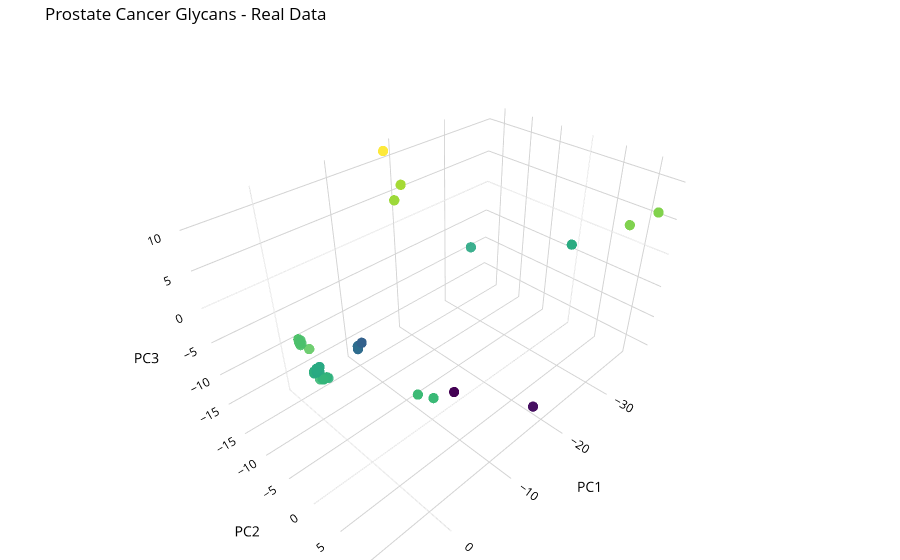

Source (notebook cell):
### Code cell
# Plot real data
plot_cloud(points, title='Prostate Cancer Glycans - Real Data')

### Figure 1 — Plotly figure (JSON) as saved in the notebook; plotly's stock layout.template omitted (floating-point values rounded to 4 significant figures; data arrays with more than 128 entries replaced by an {"elided": "..."} marker saying what was removed)
{"data": [{"marker": {"color": {"elided": "152 float values"}, "colorscale": [[0, "#440154"], [0.1111, "#482878"], [0.2222, "#3e4989"], [0.3333, "#31688e"], [0.4444, "#26828e"], [0.5556, "#1f9e89"], [0.6667, "#35b779"], [0.7778, "#6ece58"], [0.8889, "#b5de2b"], [1, "#fde725"]], "opacity": 0.9, "size": 6}, "mode": "markers", "type": "scatter3d", "x": {"elided": "152 float values"}, "y": {"elided": "152 float values"}, "z": {"elided": "152 float values"}}], "layout": {"font": {"color": "black"}, "margin": {"b": 0, "l": 0, "r": 0, "t": 40}, "paper_bgcolor": "white", "scene": {"bgcolor": "white", "xaxis": {"backgroundcolor": "white", "color": "black", "gridcolor": "lightgrey", "title": {"text": "PC1"}}, "yaxis": {"backgroundcolor": "white", "color": "black", "gridcolor": "lightgrey", "title": {"text": "PC2"}}, "zaxis": {"backgroundcolor": "white", "color": "black", "gridcolor": "lightgrey", "title": {"text": "PC3"}}}, "title": {"text": "Prostate Cancer Glycans - Real Data"}}}
